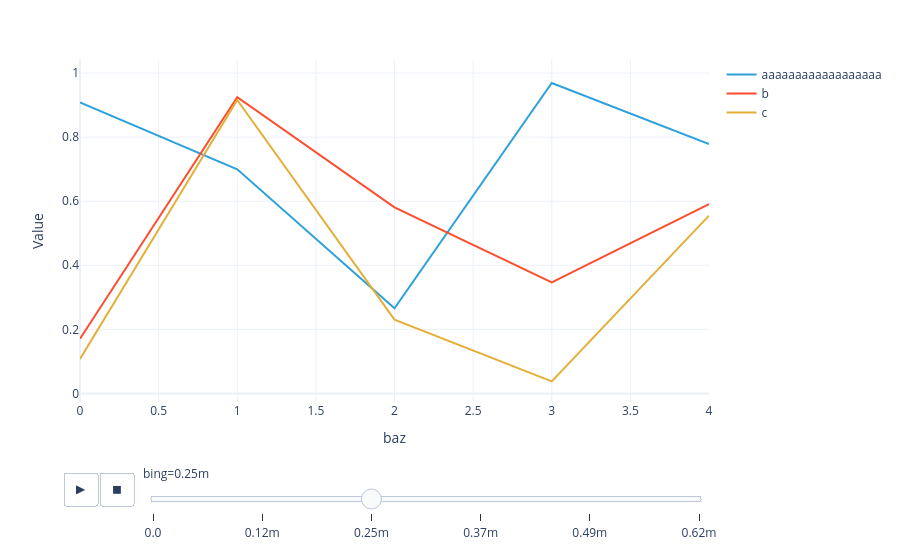

The notebook cell this image was saved under:
### Code cell
#|hide
plotly_dataarray(U5.array)

### Figure 1 — Plotly figure (JSON) as saved in the notebook; plotly's stock layout.template omitted (floating-point values rounded to 4 significant figures)
{"data": [{"hovertemplate": "foo=aaaaaaaaaaaaaaaaaa<br>bing=0.0<br>baz=%{x}<br>Value=%{y}<extra></extra>", "legendgroup": "aaaaaaaaaaaaaaaaaa", "line": {"color": "#2fa1da", "dash": "solid"}, "marker": {"symbol": "circle"}, "mode": "lines", "name": "aaaaaaaaaaaaaaaaaa", "orientation": "v", "showlegend": true, "type": "scatter", "x": [0, 1, 2, 3, 4], "xaxis": "x", "y": [0.9086, 0.6997, 0.2659, 0.9692, 0.7788], "yaxis": "y"}, {"hovertemplate": "foo=b<br>bing=0.0<br>baz=%{x}<br>Value=%{y}<extra></extra>", "legendgroup": "b", "line": {"color": "#fb4f2f", "dash": "solid"}, "marker": {"symbol": "circle"}, "mode": "lines", "name": "b", "orientation": "v", "showlegend": true, "type": "scatter", "x": [0, 1, 2, 3, 4], "xaxis": "x", "y": [0.1706, 0.9251, 0.5811, 0.3469, 0.5909], "yaxis": "y"}, {"hovertemplate": "foo=c<br>bing=0.0<br>baz=%{x}<br>Value=%{y}<extra></extra>", "legendgroup": "c", "line": {"color": "#e4ae38", "dash": "solid"}, "marker": {"symbol": "circle"}, "mode": "lines", "name": "c", "orientation": "v", "showlegend": true, "type": "scatter", "x": [0, 1, 2, 3, 4], "xaxis": "x", "y": [0.1077, 0.916, 0.2302, 0.03741, 0.5549], "yaxis": "y"}], "layout": {"legend": {"title": {}, "tracegroupgap": 0}, "margin": {"t": 60}, "sliders": [{"active": 2, "currentvalue": {"prefix": "bing="}, "len": 0.9, "pad": {"b": 10, "t": 60}, "steps": [{"args": [["0.0"], {"frame": {"duration": 0, "redraw": false}, "fromcurrent": true, "mode": "immediate", "transition": {"duration": 0, "easing": "linear"}}], "label": "0.0", "method": "animate"}, {"args": [["0.000123456"], {"frame": {"duration": 0, "redraw": false}, "fromcurrent": true, "mode": "immediate", "transition": {"duration": 0, "easing": "linear"}}], "label": "0.12m", "method": "animate"}, {"args": [["0.000246912"], {"frame": {"duration": 0, "redraw": false}, "fromcurrent": true, "mode": "immediate", "transition": {"duration": 0, "easing": "linear"}}], "label": "0.25m", "method": "animate"}, {"args": [["0.00037036800000000004"], {"frame": {"duration": 0, "redraw": false}, "fromcurrent": true, "mode": "immediate", "transition": {"duration": 0, "easing": "linear"}}], "label": "0.37m", "method": "animate"}, {"args": [["0.000493824"], {"frame": {"duration": 0, "redraw": false}, "fromcurrent": true, "mode": "immediate", "transition": {"duration": 0, "easing": "linear"}}], "label": "0.49m", "method": "animate"}, {"args": [["0.00061728"], {"frame": {"duration": 0, "redraw": false}, "fromcurrent": true, "mode": "immediate", "transition": {"duration": 0, "easing": "linear"}}], "label": "0.62m", "method": "animate"}], "x": 0.1, "xanchor": "left", "y": 0, "yanchor": "top"}], "updatemenus": [{"buttons": [{"args": [null, {"frame": {"duration": 500, "redraw": false}, "fromcurrent": true, "mode": "immediate", "transition": {"duration": 0, "easing": "linear"}}], "label": "&#9654;", "method": "animate"}, {"args": [[null], {"frame": {"duration": 0, "redraw": false}, "fromcurrent": true, "mode": "immediate", "transition": {"duration": 0, "easing": "linear"}}], "label": "&#9724;", "method": "animate"}], "direction": "left", "pad": {"r": 10, "t": 70}, "showactive": false, "type": "buttons", "x": 0.1, "xanchor": "right", "y": 0, "yanchor": "top"}], "xaxis": {"anchor": "y", "domain": [0, 1], "title": {"text": "baz"}}, "yaxis": {"anchor": "x", "domain": [0, 1], "range": [-0.02693, 1.041], "title": {"text": "Value"}}}}
